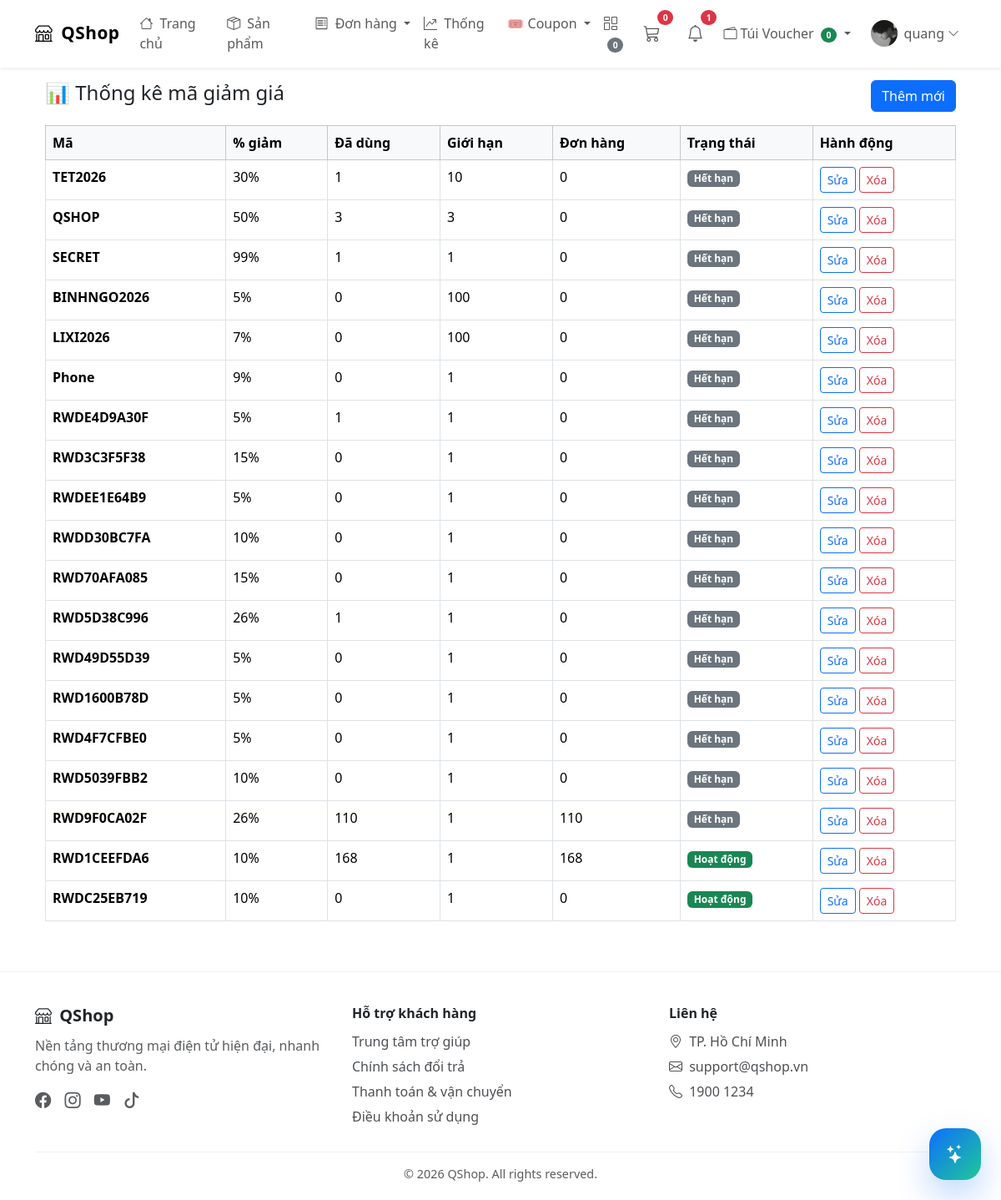
Screenshot of /shops/coupon/stats/ (signed in) with the database file from the repository.
### users/models.py (models this page shows, shortened)
class Profile(models.Model):
    user = models.OneToOneField(settings.AUTH_USER_MODEL , on_delete=models.CASCADE)
    photo = models.ImageField(upload_to='users/%Y/%m/%d/', blank=True)
    phone = models.CharField(max_length=20, blank=True)
    address = models.TextField(blank=True)
    latitude = models.FloatField(null=True, blank=True)
    longitude = models.FloatField(null=True, blank=True)
    points = models.IntegerField(default=0)
    lifetime_points = models.IntegerField(default=0)
    minigame_plays = models.IntegerField(default=0)
    standard_voucher_pity = models.PositiveSmallIntegerField(default=0)
    premium_voucher_pity = models.PositiveSmallIntegerField(default=0)
    refund_wallet_balance = models.PositiveIntegerField(default=0)
    RANK_NEWBIE = "Newbie"
    RANK_EXPLORER = "Explorer"
    RANK_SHOPPER = "Shopper"
    RANK_REGULAR = "Regular"
    RANK_PREMIUM = "Premium"
    RANK_GOLD = "Gold Buyer"
    RANK_PLATINUM = "Platinum Buyer"
    RANK_DIAMOND = "Diamond Buyer"
    RANK_ELITE = "Elite Buyer"
    RANK_LEGEND = "Legend Buyer"
    RANK_CHOICES = (
        (RANK_NEWBIE, "Newbie"),
        (RANK_EXPLORER, "Explorer"),
        (RANK_SHOPPER, "Shopper"),
        (RANK_REGULAR, "Regular"),
        (RANK_PREMIUM, "Premium"),
        (RANK_GOLD, "Gold Buyer"),
        (RANK_PLATINUM, "Platinum Buyer"),
        (RANK_DIAMOND, "Diamond Buyer"),
        (RANK_ELITE, "Elite Buyer"),
        (RANK_LEGEND, "Legend Buyer"),
    )
    rank = models.CharField(
        max_length=30,
        choices=RANK_CHOICES,
        default=RANK_NEWBIE
    )

### shops/models.py (models this page shows)
class Coupon(models.Model):
    owner = models.ForeignKey(
        settings.AUTH_USER_MODEL,
        on_delete=models.CASCADE,
        null=True,
        blank=True,
        related_name="owned_coupons"
    )
    code = models.CharField(max_length=50, unique=True)
    valid_from = models.DateTimeField()
    valid_to = models.DateTimeField()
    discount = models.IntegerField(
        validators=[MinValueValidator(1), MaxValueValidator(100)]
    )
    max_discount = models.IntegerField(
        default=0,
        help_text="Số tiền giảm tối đa (0 = không giới hạn)"
    )
    usage_limit = models.PositiveIntegerField(
        default=0,
        help_text="Số lượt dùng tối đa (0 = không giới hạn)"
    )
    used_count = models.PositiveIntegerField(default=0)
    active = models.BooleanField(default=True)
    categories = models.ManyToManyField(Category, blank=True, help_text="Chọn danh mục sản phẩm để áp dụng voucher (để trống nếu áp dụng cho tất cả)")
    def save(self, *args, **kwargs):
        if self.valid_to < timezone.now():
            self.active = False
        super().save(*args, **kwargs)
    @property
    def is_expired(self):
        now = timezone.now()
        if self.valid_to and self.valid_to < now:
            return True
        if self.usage_limit > 0 and self.used_count >= self.usage_limit:
            return True
        return False

### shops/views.py (the view)
# urls.py: path('coupon/stats/', views.coupon_stats, name='coupon_stats'),
@login_required
@permission_required('shops.view_coupon', raise_exception=True)
def coupon_stats(request):
    coupons = Coupon.objects.annotate(
        total_orders=Count('order'),
        total_used=Count('couponusage')
    )
    for c in coupons:
        if c.is_expired and c.active:
            c.active = False
            c.save(update_fields=["active"])
    return render(request, 'shops/coupon_stats.html', {
        'coupons': coupons
    })

### shops/templates/shops/coupon_stats.html
{% extends "shops/base.html" %} {% load humanize %} {% block content %}
<div class="container mt-4">
  <div class="d-flex justify-content-between align-items-center mb-3">
    <h4>📊 Thống kê mã giảm giá</h4>
    <a href="{% url 'shops:coupon_create' %}" class="btn btn-primary">Thêm mới</a>
  </div>
  <table class="table table-bordered mt-3 table-hover">
    <thead class="table-light">
      <tr>
        <th>Mã</th>
        <th>% giảm</th>
        <th>Đã dùng</th>
        <th>Giới hạn</th>
        <th>Đơn hàng</th>
        <th>Trạng thái</th>
        <th>Hành động</th>
      </tr>
    </thead>
    <tbody>
      {% for c in coupons %}
      <tr>
        <td><strong>{{ c.code }}</strong></td>
        <td>{{ c.discount }}%</td>
        <td>{{ c.total_used }}</td>
        <td>{{ c.usage_limit|default:"∞" }}</td>
        <td>{{ c.total_orders }}</td>
        <td>
          {% if c.active %}
          <span class="badge bg-success"> Hoạt động </span>
          {% else %}
          <span class="badge bg-secondary"> Hết hạn </span>
          {% endif %}
        </td>
        <td>
          <a href="{% url 'shops:coupon_edit' c.pk %}" class="btn btn-sm btn-outline-primary">Sửa</a>
          <a href="{% url 'shops:coupon_delete' c.pk %}" class="btn btn-sm btn-outline-danger">Xóa</a>
        </td>
      </tr>
      {% endfor %}
    </tbody>
  </table>
</div>
{% endblock %}

### shops/templates/shops/base.html (shortened to what this page needs)
<!doctype html>
{% load static %}
<html lang="vi">
  <head>
    <link
      href="https://cdn.jsdelivr.net/npm/bootstrap@5.3.8/dist/css/bootstrap.min.css"
      rel="stylesheet"
    />
    <link
      rel="stylesheet"
      href="https://cdn.jsdelivr.net/npm/bootstrap-icons@1.11.1/font/bootstrap-icons.css"
    />
  </head>
  <body>
    <nav class="navbar navbar-expand-lg fixed-top glass-nav shadow-sm">
      <div class="container">
        <a class="navbar-brand brand-logo" href="{% url 'shops:index' %}">
          <i class="bi bi-shop me-1"></i> QShop
        </a>
        <div class="collapse navbar-collapse" id="navbar">
          <ul class="navbar-nav me-auto">
            <li class="nav-item">
              <a class="nav-link" href="{% url 'shops:index' %}">
                <i class="bi bi-house me-1"></i> Trang chủ
              </a>
            </li>
            <li class="nav-item">
              <a class="nav-link" href="{% url 'shops:product' %}">
                <i class="bi bi-box-seam me-1"></i> Sản phẩm
              </a>
            </li>
            <li class="nav-item dropdown">
              <a
                class="nav-link dropdown-toggle"
                href="#"
                role="button"
                data-bs-toggle="dropdown"
              >
                <i class="bi bi-receipt me-1"></i> Đơn hàng
              </a>
            </li>
            {% if request.user.is_authenticated and request.user.is_staff or request.user.is_superuser %}
            <li class="nav-item">
              <a class="nav-link" href="{% url 'shops:shop_stats' %}">
                <i class="bi bi-graph-up-arrow me-1"></i> Thống kê
              </a>
            </li>
            {% endif %} {% if user.is_authenticated and perms.shops.view_coupon %}
            <li class="nav-item dropdown">
              <a
                class="nav-link dropdown-toggle"
                href="#"
                role="button"
                data-bs-toggle="dropdown"
              >
                🎟️ Coupon
              </a>
            </li>
            {% endif %}
          </ul>
          <ul class="navbar-nav ms-auto align-items-center">
            <li class="nav-item me-2">
              <a class="nav-link" href="{% url 'shops:compare' %}">
                <i class="bi bi-columns-gap"></i>
                <span class="badge bg-secondary rounded-pill mini-badge"
                  >{{ compare_items_count }}</span
                >
              </a>
            </li>
            <li class="nav-item me-3 position-relative">
              <a class="nav-link" href="{% url 'shops:cart_detail' %}">
                <i class="bi bi-cart3 fs-5"></i>
                <span
                  id="cart-count"
                  class="badge bg-danger rounded-pill cart-badge"
                  >{{ cart_items_count }}</span
                >
              </a>
            </li>
            {% if request.user.is_authenticated %}
            <li class="nav-item dropdown me-2">
              <a
                class="nav-link position-relative"
                href="#"
                role="button"
                data-bs-toggle="dropdown"
                data-notification-dropdown="true"
              >
                <i class="bi bi-bell fs-5"></i>
                {% if navbar_unread_notifications_count %}
                <span class="badge bg-danger rounded-pill cart-badge"
                  >{{ navbar_unread_notifications_count }}</span
                >
                {% endif %}
              </a>
            </li>
            <li class="nav-item dropdown me-2">
              <a
                class="nav-link dropdown-toggle"
                href="#"
                role="button"
                data-bs-toggle="dropdown"
              >
                <i class="bi bi-wallet2 me-1"></i>Túi Voucher
                <span class="badge bg-success rounded-pill mini-badge"
                  >{{ navbar_owned_vouchers_count }}</span
                >
              </a>
            </li>
            <li class="nav-item dropdown">
              <a
                class="nav-link d-flex align-items-center"
                data-bs-toggle="dropdown"
                href="#"
              >
                <img
                  src="{% if request.user.profile.photo %}{{ request.user.profile.photo.url }}{% else %}https://i.pravatar.cc/150?u={{ request.user.id }}{% endif %}"
                  class="rounded-circle me-2"
                  width="32"
                  height="32"
                  style="object-fit: cover"
                />
                {{ request.user.username }}
                <i class="bi bi-chevron-down ms-1 small"></i>
              </a>
            </li>
            {% endif %}
          </ul>
        </div>
      </div>
    </nav>
    <main class="container pt-5 mt-4">
       {% block content %}{% endblock %}
    </main>
    <footer class="site-footer">
      <div class="container">
        <div class="row g-4">
          <div class="col-md-4">
            <h5 class="footer-title"><i class="bi bi-shop me-1"></i> QShop</h5>
            <p class="text-muted">
              Nền tảng thương mại điện tử hiện đại, nhanh chóng và an toàn.
            </p>
            <div class="social-icons mt-2">
              <a href="#"><i class="bi bi-facebook"></i></a>
              <a href="#"><i class="bi bi-instagram"></i></a>
              <a href="#"><i class="bi bi-youtube"></i></a>
              <a href="#"><i class="bi bi-tiktok"></i></a>
            </div>
          </div>
          <div class="col-md-4">
            <h6 class="footer-title">Hỗ trợ khách hàng</h6>
            <a href="#" class="footer-link">Trung tâm trợ giúp</a>
            <a href="#" class="footer-link">Chính sách đổi trả</a>
            <a href="#" class="footer-link">Thanh toán & vận chuyển</a>
            <a href="#" class="footer-link">Điều khoản sử dụng</a>
          </div>
          <div class="col-md-4">
            <h6 class="footer-title">Liên hệ</h6>
            <div class="footer-link">
              <i class="bi bi-geo-alt me-1"></i> TP. Hồ Chí Minh
            </div>
            <div class="footer-link">
              <i class="bi bi-envelope me-1"></i> support@qshop.vn
            </div>
            <div class="footer-link">
              <i class="bi bi-telephone me-1"></i> 1900 1234
            </div>
          </div>
        </div>
        <div class="footer-bottom text-center mt-4">
          © {{ now|default:"2026" }} QShop. All rights reserved.
        </div>
      </div>
    </footer>
    <div class="chatbot-widget">
      <button
        type="button"
        id="chatbot-toggle"
        class="chatbot-toggle"
        aria-label="Mở chatbot"
      >
        <i class="bi bi-stars"></i>
      </button>
    </div>
  </body>
</html>

### shops/templates/shops/base.html (style rules this page uses)
.glass-nav { background: rgba(255, 255, 255, 0.7) !important; backdrop-filter: blur(12px); border-bottom: 1px solid rgba(255, 255, 255, 0.3); }
.brand-logo { font-weight: bold; font-size: 1.3rem; letter-spacing: 0.5px; }
.cart-badge { position: absolute; top: -5px; right: -8px; font-size: 0.65rem; }
.mini-badge { margin-left: 4px; font-size: 0.65rem; }
.site-footer { background: rgba(255, 255, 255, 0.85); backdrop-filter: blur(10px); border-top: 1px solid rgba(0, 0, 0, 0.05); margin-top: 60px; padding: 40px 0 20px; }
.footer-title { font-weight: 600; margin-bottom: 12px; }
.footer-link { display: block; color: inherit; text-decoration: none; margin-bottom: 6px; opacity: 0.8; }
.footer-bottom { border-top: 1px solid rgba(0, 0, 0, 0.08); margin-top: 20px; padding-top: 15px; font-size: 0.9rem; opacity: 0.75; }
.social-icons a { color: inherit; font-size: 1.2rem; margin-right: 12px; opacity: 0.75; }
.chatbot-widget { position: fixed; right: 24px; bottom: 24px; z-index: 1080; }
.chatbot-toggle { width: 62px; height: 62px; border: 0; border-radius: 20px; background: linear-gradient(135deg, #0d6efd, #20c997); color: #fff; box-shadow: 0 18px 40px rgba(13, 110, 253, 0.28); display: inline-flex; align-items: center; justify-content: center; font-size: 1.4rem; }

### rows the page displays
Coupon: code "TET2026", discount "30", total_used "1", usage_limit "10", total_orders "0", active "Hết hạn"
Coupon: code "QSHOP", discount "50", total_used "3", usage_limit "3", total_orders "0", active "Hết hạn"
Coupon: code "SECRET", discount "99", total_used "1", usage_limit "1", total_orders "0", active "Hết hạn"
Coupon: code "BINHNGO2026", discount "5", total_used "0", usage_limit "100", total_orders "0", active "Hết hạn"
Coupon: code "LIXI2026", discount "7", total_used "0", usage_limit "100", total_orders "0", active "Hết hạn"
Coupon: code "Phone", discount "9", total_used "0", usage_limit "1", total_orders "0", active "Hết hạn"
Coupon: code "RWDE4D9A30F", discount "5", total_used "1", usage_limit "1", total_orders "0", active "Hết hạn"
Coupon: code "RWD3C3F5F38", discount "15", total_used "0", usage_limit "1", total_orders "0", active "Hết hạn"
Coupon: code "RWDEE1E64B9", discount "5", total_used "0", usage_limit "1", total_orders "0", active "Hết hạn"
Coupon: code "RWDD30BC7FA", discount "10", total_used "0", usage_limit "1", total_orders "0", active "Hết hạn"
Coupon: code "RWD70AFA085", discount "15", total_used "0", usage_limit "1", total_orders "0", active "Hết hạn"
Coupon: code "RWD5D38C996", discount "26", total_used "1", usage_limit "1", total_orders "0", active "Hết hạn"
Coupon: code "RWD49D55D39", discount "5", total_used "0", usage_limit "1", total_orders "0", active "Hết hạn"
Coupon: code "RWD1600B78D", discount "5", total_used "0", usage_limit "1", total_orders "0", active "Hết hạn"
Coupon: code "RWD4F7CFBE0", discount "5", total_used "0", usage_limit "1", total_orders "0", active "Hết hạn"
Coupon: code "RWD5039FBB2", discount "10", total_used "0", usage_limit "1", total_orders "0", active "Hết hạn"
Coupon: code "RWD9F0CA02F", discount "26", total_used "110", usage_limit "1", total_orders "110", active "Hết hạn"
Coupon: code "RWD1CEEFDA6", discount "10", total_used "168", usage_limit "1", total_orders "168", active "Hoạt động"
Coupon: code "RWDC25EB719", discount "10", total_used "0", usage_limit "1", total_orders "0", active "Hoạt động"

### other values shown
{{ compare_items_count }} "0"
{{ cart_items_count }} "0"
{{ navbar_unread_notifications_count }} "1"
{{ navbar_owned_vouchers_count }} "0"
{{ request.user.username }} "quang"
{{ now|default:"2026" }} "2026"
